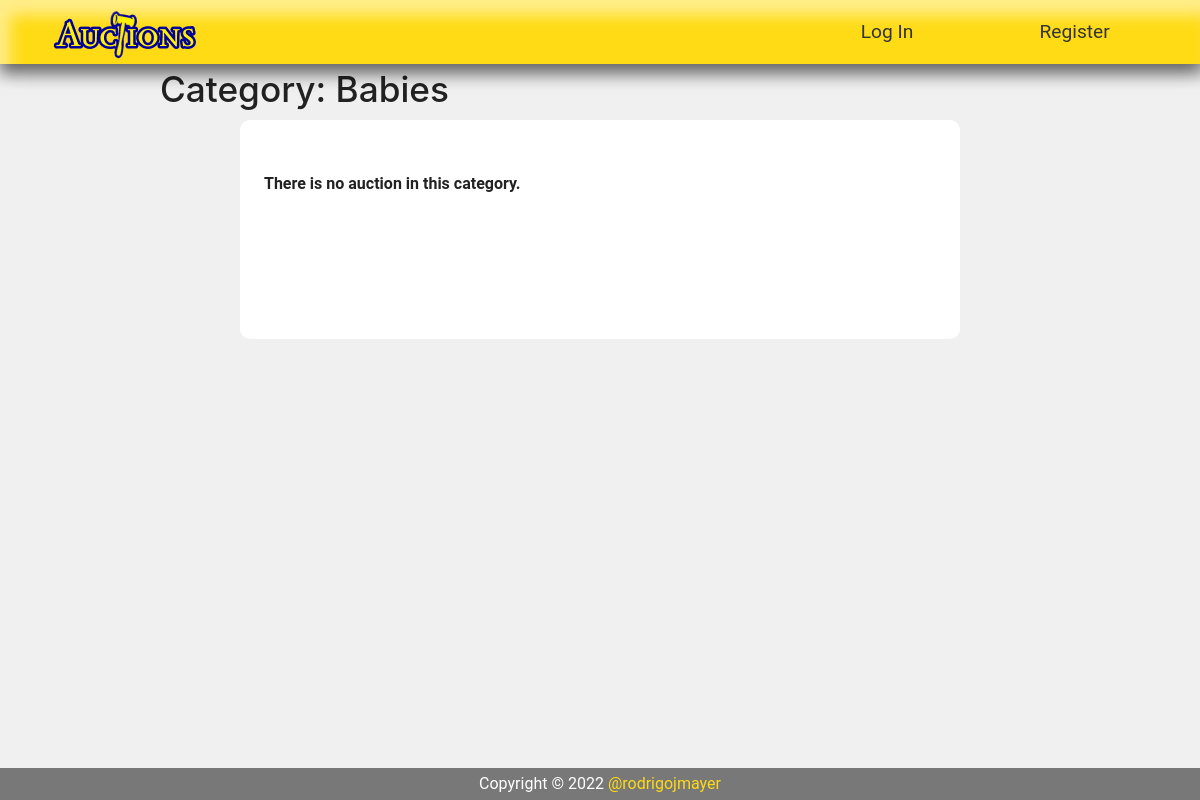
The app's page /category/13/, older data.
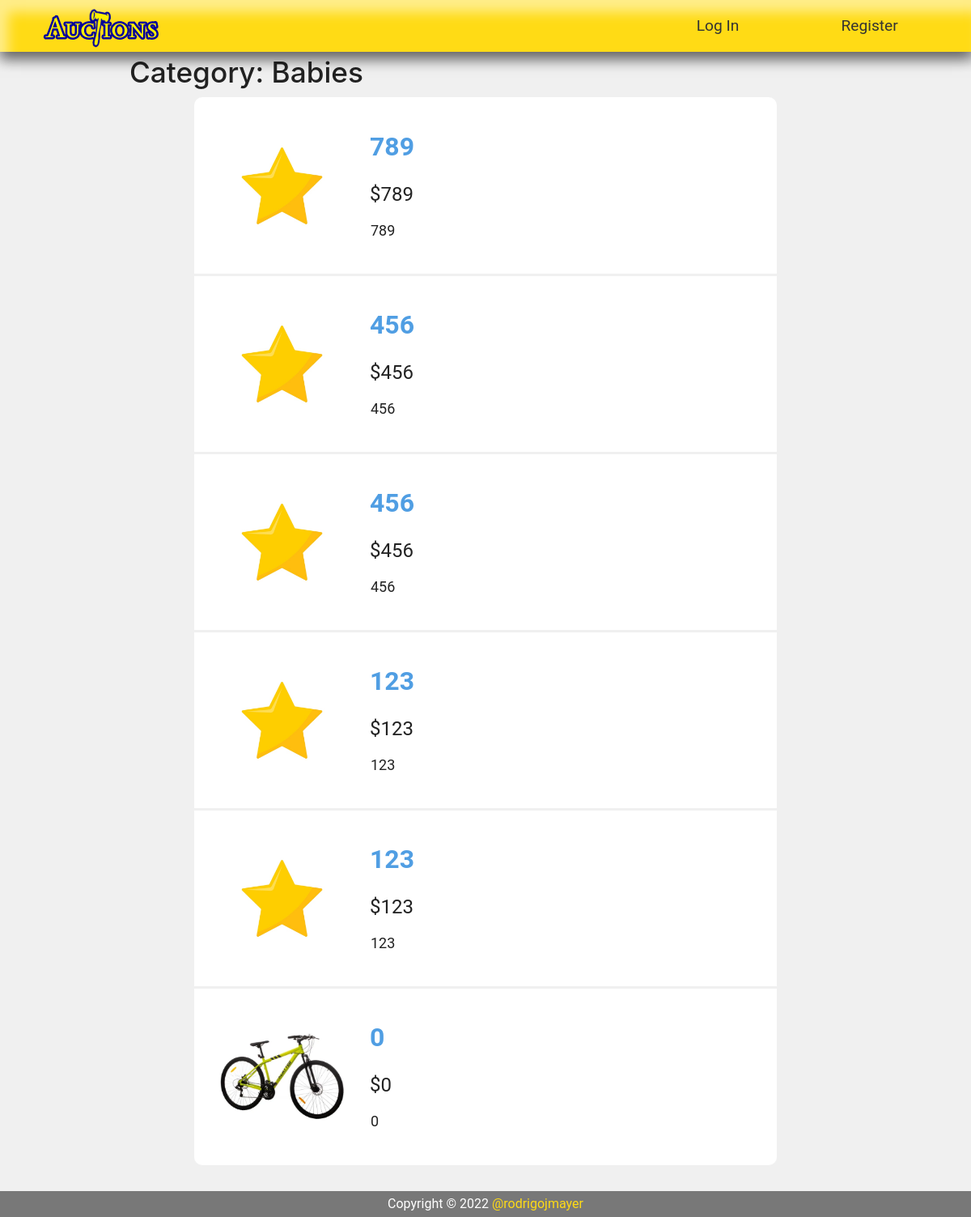
The same page, newer data.
### auctions/models.py (models this page shows, shortened)
class Category(models.Model):
    category_name = models.CharField(max_length=20, blank=True)

class AuctionListings(models.Model):
    name = models.CharField(max_length=64)
    initial_price = models.IntegerField()
    auction_category = models.ManyToManyField(Category, blank=True, related_name="categories")
    description = models.CharField(max_length=150, default="")
    image = models.ImageField(null=True, blank=True, upload_to='images/')
    auction_active = models.IntegerField(default=1)
    id_user = models.ForeignKey(User,  on_delete=models.CASCADE, related_name = "user_creator")
    """def auction_categories(self):
        return ', '.join([a.category_name for a in self.auction_category.all()])
    #auction_categories.short_description = "category name"
    """

### auctions/views.py (the view)
# urls.py: path("category/<str:id_category>/", views.category, name="category"),
def category(request, id_category):
    category = Category.objects.get(id=id_category)
    auction_listing_category = AuctionListings.objects.filter(auction_category__id=id_category).order_by('-id')
    len_auctions = len(auction_listing_category)
    if len_auctions > 0:
        last_auction = auction_listing_category[len_auctions-1].id
    else:
        last_auction = 0
    for auction in auction_listing_category:
        try:
            all_bids = Bids.objects.get(id_auction=auction.id)
            auction.initial_price = all_bids.price
        except:
            pass
    return render(request, "auctions/category.html", {
        "category" : category,
        "auction_listing_category" : auction_listing_category,
        "last_auction_id" : last_auction,
    })

### auctions/templates/auctions/category.html
{% extends "auctions/layout.html" %}
{% block body %}
    <div class="sub">
        <h2>Category: {{ category.category_name }}</h2>
    </div>
    <div class="main" id="category">
        {% if auction_listing_category %}
            {% for auction_category in auction_listing_category %}
                <div class="listing_auction" >
                    <div id="auction_image">
                        <a href="{% url 'auctions_app:listing_page' auction_category.id %}">
                            <img src="{{MEDIA_URL}}/media/{{ auction_category.image }}" >
                        </a>
                    </div>
                    <div id="order-column">
                        <div id="auction_name">
                            <a href="{% url 'auctions_app:listing_page' auction_category.id %}">
                                    {{ auction_category.name }}
                            </a>
                        </div>
                        <div id="auction_listing_data">
                            <div id="auction_price">
                                    {% if auction_category.auction_active %}
                                        ${{ auction_category.initial_price }}
                                    {% else %}
                                        Sold for ${{ auction_category.initial_price }}
                                    {% endif %}
                            </div>
                            <div id="auction_description">
                                <div id="auction_description_block">
                                    <p>{{ auction_category.description }}</p>
                                </div>
                            </div>
                        </div>
                    </div>
                </div>
                {% if last_auction_id != auction_category.id %}
                    <div class="borders"></div>
                {% endif %}
            {% endfor %}
        {%else %}
        <div class="listing_auction" >
            <div id="auction_name">
                There is no auction in this category.
            </div>
        </div>
        {% endif %}
    </div>
{% endblock %}

### auctions/templates/auctions/layout.html (shortened to what this page needs)
{% load static %}
<!DOCTYPE html>
<html lang="en">
    <head>
        <link rel="stylesheet" href="https://stackpath.bootstrapcdn.com/bootstrap/4.4.1/css/bootstrap.min.css">
        <link href="{% static 'auctions/css/styles.css' %}" rel="stylesheet">
    </head>
    <body id="top_page">
        <div id="header" >
            <div class="navbar">
                <a href="{% url 'auctions_app:index' %}" >
                    <div class="nav-item nav-logo" >
                        <img id="logo" src="{{ MEDIA_URL }}/media/Group 3.png" alt="Logo">
                    </div>
                </a>
                <div class="menu">
                    {% if user.is_authenticated %}
                        <div class="nav-item" id="nav3">
                            <a class="nav-link" href="{% url 'auctions_app:create_listing' %}">Post Item</a>
                        </div>
                        <div class="nav-item" id="id_categories">
                            <a class="nav-link" id="link_categories" href="{% url 'auctions_app:categories' %}" >Categories</a>
                            <a class="nav-link" id="dropdown_categories"  href="javascript:void(0);" >Categories</a>
                            <div id="myDropdownCategories" >
                                <ul>
                                </ul>
                            </div>
                        </div>
                        <div class="nav-item" id="nav2">
                            <a class="nav-link" href="{% url 'auctions_app:watch_list' %}">My Watch List</a>
                        </div>
                    <div class="nav-item authentication" >
                        <a id="user-logged-link" href="{% url 'auctions_app:logout' %}">
                            <strong> Log out {{ user.username }}</strong>
                        </a>
                        <div id="user-logged-dropdown">
                            <strong>{{ user.username }}</strong>
                            <svg width="32" height="32" viewBox="0 0 32 32" fill="none" xmlns="http://www.w3.org/2000/svg">
                                <path d="M16 2.66666C8.77202 2.66666 2.66669 8.772 2.66669 16C2.66669 23.228 8.77202 29.3333 16 29.3333C23.228 29.3333 29.3334 23.228 29.3334 16C29.3334 8.772 23.228 2.66666 16 2.66666ZM16 9.33333C18.3027 9.33333 20 11.0293 20 13.3333C20 15.6373 18.3027 17.3333 16 17.3333C13.6987 17.3333 12 15.6373 12 13.3333C12 11.0293 13.6987 9.33333 16 9.33333ZM9.19202 22.3627C10.388 20.6027 12.3827 19.4293 14.6667 19.4293H17.3334C19.6187 19.4293 21.612 20.6027 22.808 22.3627C21.104 24.1867 18.6867 25.3333 16 25.3333C13.3134 25.3333 10.896 24.1867 9.19202 22.3627Z" fill="black"/>
                            </svg>
                            <div id="myDropdownUser" >
                                <ul>
                                    <a id="log_out" href="{% url 'auctions_app:logout' %}">
                                        <li>
                                            Log out
                                        </li>
                                    </a>
                                </ul>
                            </div>
                        </div>
                    </div>
                    {% else %}
                    <div class="nav-item only_1024" >
                    </div>
                    <div class="nav-item only_1024" >
                    </div>
                    <div class="nav-item only_1024" >
                    </div>
                    <div class="nav-item" id="nav5">
                        <a class="nav-link" href="{% url 'auctions_app:login' %}">Log In</a>
                    </div>
                    <div class="nav-item" id="nav6">
                        <a class="nav-link" href="{% url 'auctions_app:register' %}">Register</a>
                    </div>
                    {% endif %}
                </div>
            </div>
        </div>
        <div id="content-wrap">
            {% block body %}
            {% endblock %}
        </div>
    </body>
    <footer >
        <div id="div_footer">
            <p>Copyright &copy; <script>document.write(new Date().getFullYear())</script> <a  href="https://rodrigojmayer.github.io/portfolio" target="_blank"> @rodrigojmayer</a></p>
        </div>
    </footer>
</html>

Row changes from the older to the newer data that the page shows:
added AuctionListings: image (picture), name "789", initial_price "789", description "789"
added AuctionListings: image (picture), name "456", initial_price "456", description "456"
added AuctionListings: image (picture), name "456", initial_price "456", description "456"
added AuctionListings: image (picture), name "123", initial_price "123", description "123"
added AuctionListings: image (picture), name "123", initial_price "123", description "123"
added AuctionListings: image (picture), name "0", initial_price "0", description "0"
Text that changed along with them:
text no longer shown: "There is no auction in this category."
